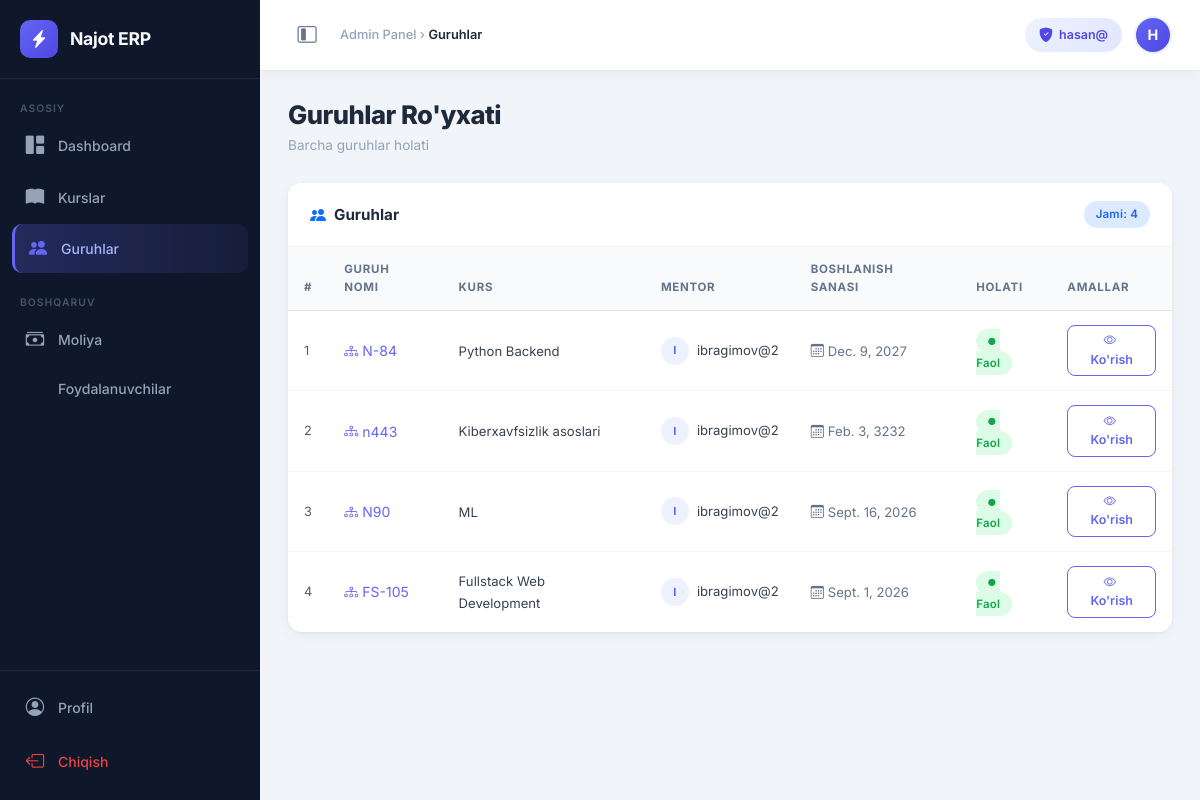
The page /courses/groups/ (signed in) on the database its author committed.
### users/models.py (models this page shows, shortened)
class User(AbstractUser):
    ROLE_CHOICES = (
        ('ADMIN', 'Admin'),
        ('MENTOR', 'Mentor'),
        ('STUDENT', 'Student'),
    )
    role = models.CharField(max_length=10, choices=ROLE_CHOICES, default='STUDENT')
    phone = models.CharField(max_length=15, blank=True, null=True)  # Telefon maydoni
    avatar = models.ImageField(upload_to='avatars/', blank=True, null=True)  # Profil rasmi
    objects = CustomUserManager()  # Manager'ni shu yerga ulaymiz
    @property
    def is_admin(self):
        return self.role == 'ADMIN' or self.is_superuser

### courses/models.py (models this page shows, shortened)
class Group(models.Model):
    name = models.CharField(max_length=50, verbose_name="Guruh nomi")
    course = models.ForeignKey(
        Course,
        on_delete=models.CASCADE,
        related_name='groups',
        verbose_name="Kurs"
    )
    mentor = models.ForeignKey(
        settings.AUTH_USER_MODEL,
        on_delete=models.SET_NULL,
        null=True,
        blank=True,
        related_name='mentor_groups',
        limit_choices_to={'role': 'MENTOR'},
        verbose_name="Mentor"
    )
    start_date = models.DateField(verbose_name="Boshlanish sanasi")
    is_active = models.BooleanField(default=True, verbose_name="Faolmi?")

class Course(models.Model):
    name = models.CharField(max_length=100, verbose_name="Kurs nomi")
    description = models.TextField(blank=True, null=True, verbose_name="Tavsif")
    price = models.DecimalField(max_digits=10, decimal_places=2, verbose_name="Narxi (so'm)")
    duration_months = models.PositiveIntegerField(default=1, verbose_name="Davomiyligi (oy)")

### courses/views.py (the view)
# urls.py: path('groups/', GroupListView.as_view(), name='group_list'),
class GroupListView(LoginRequiredMixin, View):
    def get(self, request):
        groups = Group.objects.all()
        return render(request, 'courses/group_list.html', {'groups': groups})

### templates/courses/group_list.html (shortened to what this page needs)
{% extends 'base_admin.html' %}
{% block page_title %}Guruhlar{% endblock %}
{% block nav_groups %}active{% endblock %}
{% block content %}
<div class="page-header">
    <div>
        <h1>Guruhlar Ro'yxati</h1>
        <div class="page-subtitle">Barcha guruhlar holati</div>
    </div>
</div>
<div class="table-card card">
    <div class="card-header d-flex align-items-center gap-2">
        <i class="bi bi-people-fill text-primary"></i>
        <h5>Guruhlar</h5>
        <span class="badge-pill badge-info ms-auto">Jami: {% for g in groups %}{% empty %}0{% endfor %}{{ groups|length }}</span>
    </div>
    <div class="table-responsive">
        <table class="table">
            <thead>
                <tr>
                    <th>#</th>
                    <th>Guruh Nomi</th>
                    <th>Kurs</th>
                    <th>Mentor</th>
                    <th>Boshlanish Sanasi</th>
                    <th>Holati</th>
                    <th>Amallar</th>
                </tr>
            </thead>
            <tbody>
                {% for group in groups %}
                <tr>
                    <td class="text-muted fw-600" style="font-size:.8rem;">{{ forloop.counter }}</td>
                    <td>
                        <a href="{% url 'group_detail' group.pk %}"
                           class="fw-700 text-decoration-none"
                           style="color:#6366f1; font-size:.875rem;">
                            <i class="bi bi-diagram-3 me-1"></i>{{ group.name }}
                        </a>
                    </td>
                    <td>
                        <span style="font-size:.82rem; color:#374151;">{{ group.course.name }}</span>
                    </td>
                    <td>
                        <div class="d-flex align-items-center gap-2">
                            <div style="width:28px;height:28px;background:#eef2ff;border-radius:50%;
                                        display:flex;align-items:center;justify-content:center;
                                        font-size:.7rem; font-weight:700; color:#6366f1; flex-shrink:0;">
                                {{ group.mentor.get_full_name|default:group.mentor.username|default:"?"|slice:":1"|upper }}
                            </div>
                            <span style="font-size:.82rem;">
                                {{ group.mentor.get_full_name|default:group.mentor.username|default:"Biriktirilmagan" }}
                            </span>
                        </div>
                    </td>
                    <td>
                        <span style="font-size:.82rem; color:#64748b;">
                            <i class="bi bi-calendar3 me-1"></i>{{ group.start_date }}
                        </span>
                    </td>
                    <td>
                        {% if group.is_active %}
                            <span class="badge-pill badge-active">
                                <i class="bi bi-circle-fill me-1" style="font-size:.45rem; vertical-align:middle;"></i>Faol
                            </span>
                        {% else %}
                            <span class="badge-pill badge-inactive">
                                <i class="bi bi-circle-fill me-1" style="font-size:.45rem; vertical-align:middle;"></i>Yopilgan
                            </span>
                        {% endif %}
                    </td>
                    <td>
                        <a href="{% url 'group_detail' group.pk %}"
                           class="btn btn-sm btn-outline-primary">
                            <i class="bi bi-eye me-1"></i>Ko'rish
                        </a>
                    </td>
                </tr>
                {% endfor %}
            </tbody>
        </table>
    </div>
</div>
{% endblock %}

### templates/base_admin.html (shortened to what this page needs)
<!DOCTYPE html>
<html lang="uz">
<head>
    <link href="https://cdn.jsdelivr.net/npm/bootstrap@5.3.2/dist/css/bootstrap.min.css" rel="stylesheet">
    <link href="https://cdn.jsdelivr.net/npm/bootstrap-icons@1.11.3/font/bootstrap-icons.min.css" rel="stylesheet">
</head>
<body>
<nav id="sidebar">
    <a href="{% url 'dashboard' %}" class="sidebar-brand">
        <div class="brand-icon"><i class="bi bi-lightning-charge-fill"></i></div>
        <span class="brand-text">Najot ERP</span>
    </a>
    <div class="sidebar-nav">
        <div class="nav-label">Asosiy</div>
        <a href="{% url 'dashboard' %}"
           class="sidebar-item {% block nav_dashboard %}{% endblock %}">
            <i class="bi bi-grid-1x2-fill"></i>
            <span class="item-label">Dashboard</span>
        </a>
        <a href="{% url 'course_list' %}"
           class="sidebar-item {% block nav_courses %}{% endblock %}">
            <i class="bi bi-book-fill"></i>
            <span class="item-label">Kurslar</span>
        </a>
        <a href="{% url 'group_list' %}"
           class="sidebar-item {% block nav_groups %}{% endblock %}">
            <i class="bi bi-people-fill"></i>
            <span class="item-label">Guruhlar</span>
        </a>
        <div class="nav-label mt-3">Boshqaruv</div>
        <a href="{% url 'payment_list' %}"
           class="sidebar-item {% block nav_finance %}{% endblock %}">
            <i class="bi bi-cash-stack"></i>
            <span class="item-label">Moliya</span>
        </a>
        <a href="{% url 'user_management' %}"
           class="sidebar-item {% block nav_users %}{% endblock %}">
            <span class="item-label">Foydalanuvchilar</span>
        </a>
    </div>
    <div class="sidebar-footer">
        <a href="{% url 'profile' %}" class="sidebar-item" style="color: #94a3b8; margin-bottom:4px;">
            <i class="bi bi-person-circle"></i>
            <span class="item-label">Profil</span>
        </a>
        <a href="{% url 'logout' %}" class="sidebar-item">
            <i class="bi bi-box-arrow-left"></i>
            <span class="item-label">Chiqish</span>
        </a>
    </div>
</nav>
<header id="topbar">
    <div class="topbar-left">
        <button id="sidebarToggle" title="Menyuni ochish/yopish">
            <i class="bi bi-layout-sidebar-inset"></i>
        </button>
        <div class="topbar-breadcrumb">
            Admin Panel &rsaquo; <span class="current">{% block page_title %}Bosh sahifa{% endblock %}</span>
        </div>
    </div>
    <div class="topbar-right">
        <div class="topbar-badge">
            <i class="bi bi-shield-fill-check"></i>
            <span>{{ user.username }}</span>
        </div>
        <a href="{% url 'profile' %}" class="topbar-avatar"
           title="Profil">
            {{ user.username|slice:":1"|upper }}
        </a>
    </div>
</header>
<main id="main-content">
    <div class="content-wrapper">
        {% block content %}{% endblock %}
    </div>
</main>
</body>
</html>

### rows shown on the page
User: username "hasan@", username "H"
Group: name "N-84", course.name "Python Backend", mentor.get_full_name "I", mentor.get_full_name "ibragimov@2", start_date "Dec. 9, 2027", is_active True (drawn)
Group: name "n443", course.name "Kiberxavfsizlik asoslari", mentor.get_full_name "I", mentor.get_full_name "ibragimov@2", start_date "Feb. 3, 3232", is_active True (drawn)
Group: name "N90", course.name "ML", mentor.get_full_name "I", mentor.get_full_name "ibragimov@2", start_date "Sept. 16, 2026", is_active True (drawn)
Group: name "FS-105", course.name "Fullstack Web Development", mentor.get_full_name "I", mentor.get_full_name "ibragimov@2", start_date "Sept. 1, 2026", is_active True (drawn)

### other values the page prints
{{ groups|length }} "4"
